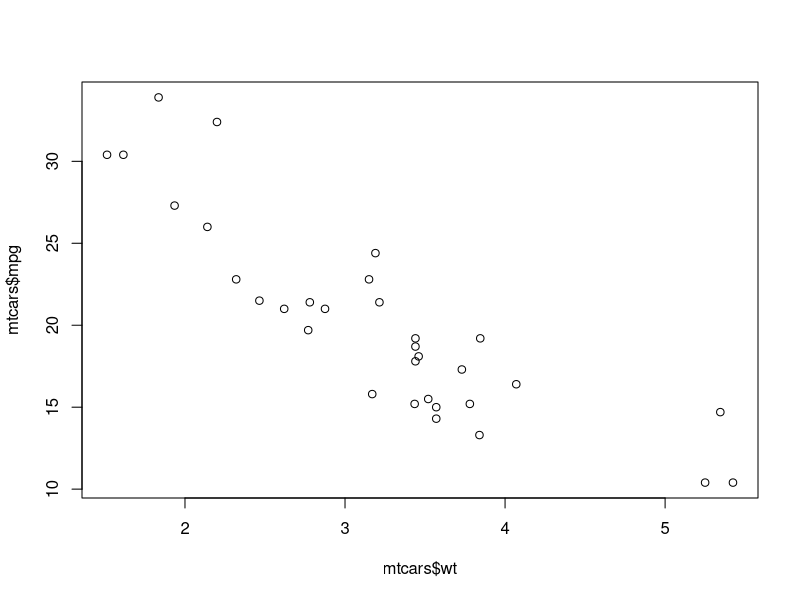
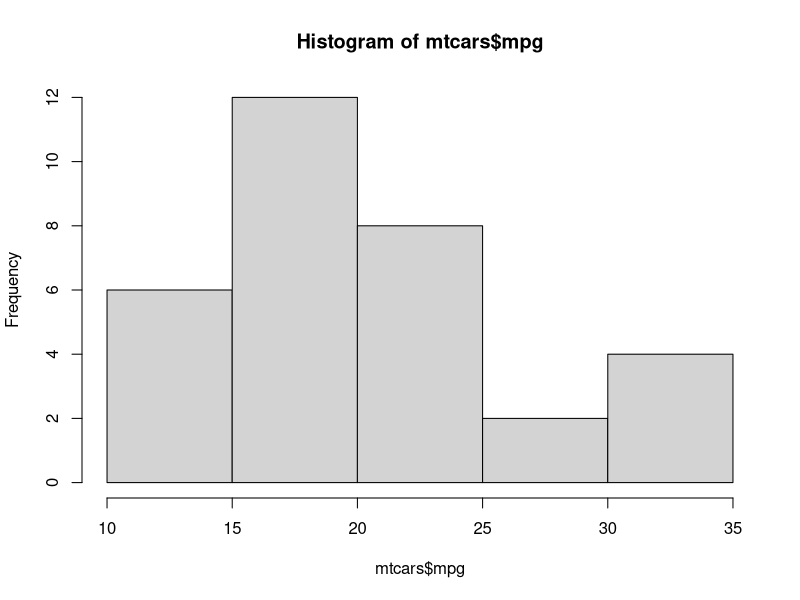
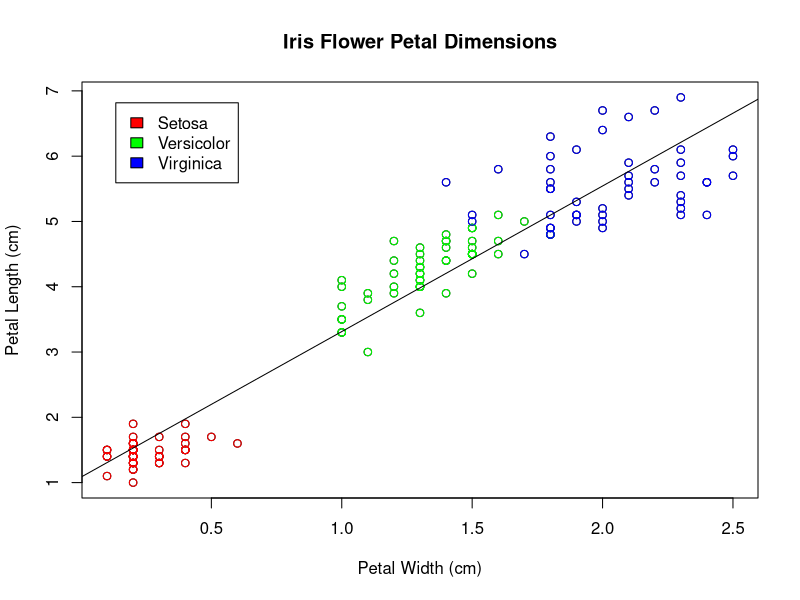

Write R code to recreate these figures, in order.
## ---- chunk 1
knitr::opts_chunk$set(echo = TRUE)
## ---- chunk 2
x <- 2 # Numeric 
y <- 2L # Integer
z <- "Hello" # Character
## ---- chunk 3
is.na( as.character(x) )
## ---- chunk 4
# Logical
a <- TRUE
as.numeric(a)
## ---- chunk 5
10 > 9 # greater than
x == y # equal to
10.1 != 10L # not equal to
## ---- chunk 6
!(5 > 4)
TRUE & FALSE
TRUE | FALSE
## ---- chunk 7
is.factor(z)
as.factor(z)
factor(c("team 1","team 2","team 3", "team 1", "team 1", "team 3"))
## ---- chunk 8
v <- c(1, 2, 3) # Vector
sum(v * 4)
## ---- chunk 9
m <- matrix(1:6, nrow = 2, ncol = 3) # Matrix  
m
## ---- chunk 10
# Create a DataFrame
df <- data.frame(
  name = c("John", "Mary"),
  age = c(25, 31) 
)
df
## ---- chunk 11
# Scatterplot
plot(mtcars$wt, mtcars$mpg)  
# Histogram 
hist(mtcars$mpg)
## ---- chunk 12
# Load iris dataset
data(iris)

# Scatterplot of Petal Width vs Petal Length
plot(iris$Petal.Width, 
     iris$Petal.Length,
     main="Iris Flower Petal Dimensions",
     xlab="Petal Width (cm)",
     ylab="Petal Length (cm)")

# Color code by iris species 
colors <- c("red","green","blue")[iris$Species]
points(iris$Petal.Width, iris$Petal.Length, col=colors)

# Add legend
legend("topleft", inset=.05,
       c("Setosa", "Versicolor", "Virginica"),
       fill=c("red","green","blue"))

# Add regression line
abline(lm(iris$Petal.Length~iris$Petal.Width))
